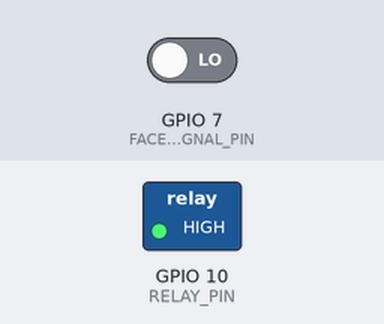
Simulated run of this sketch. Board: ESP32-S3. Parts: switched loads named in the sketch (green lamp = pin HIGH). Inputs (shaded band) come from the test bench; at power-on: GPIO 7 (FACE_SIGNAL_PIN) LOW. What the sketch prints to the serial monitor is not drawn.

Above: at 2.2 s.
2.3 s: GPIO 7 (FACE_SIGNAL_PIN) driven HIGH
At 3.1 s:
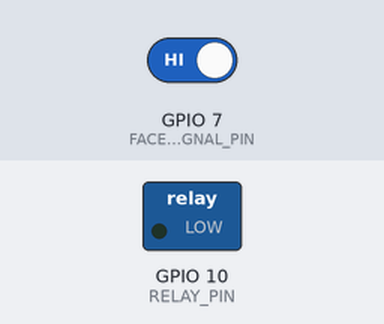
Timing chart, 0 to 6.8 s (numbered marks = the images above; inputs shaded):
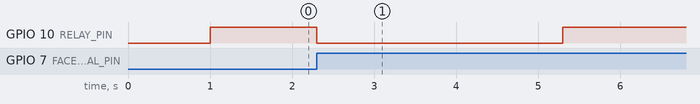

Measured:
- after the input at 2.3 s, GPIO 10 (RELAY_PIN): HIGH → LOW at once, → HIGH 3.0 s later

The sketch:

esp32s3DoorLock.ino
```cpp
#include <Arduino.h>
#include <Wire.h>
#include <I2CKeyPad.h>

// ===== PIN CONFIG =====
#define RELAY_PIN        10    // รีเลย์ Active LOW
#define FACE_SIGNAL_PIN  7     // รับสัญญาณจาก ESP32-CAM

// ===== KEYPAD CONFIG =====
#define KEYPAD_ADDR 0x20       // HW-171 / PCF8574
I2CKeyPad keyPad(KEYPAD_ADDR);

// ===== PASSWORD =====
String inputPassword = "";
const String correctPassword = "1234";

// ===== FUNCTION =====
void openDoor() {
  Serial.println("\n[SYSTEM] >>> UNLOCKING DOOR <<<");
  digitalWrite(RELAY_PIN, LOW);    // เปิดรีเลย์
  delay(3000);                     // เปิด 3 วิ
  digitalWrite(RELAY_PIN, HIGH);   // ปิดรีเลย์
  inputPassword = "";
  Serial.println("[SYSTEM] DOOR LOCKED");
}

void setup() {
  Serial.begin(115200);
  delay(1000);

  // ----- RELAY -----
  pinMode(RELAY_PIN, OUTPUT);
  digitalWrite(RELAY_PIN, HIGH);   // ปิดรีเลย์ไว้ก่อน

  // ----- FACE SIGNAL -----
  pinMode(FACE_SIGNAL_PIN, INPUT_PULLDOWN);

  // ----- I2C -----
  Wire.begin(8, 9); // SDA=8, SCL=9 (ESP32-S3)
  if (!keyPad.begin()) {
    Serial.println("❌ Keypad Not Found!");
  } else {
    Serial.println("✅ Keypad Ready");
  }

  Serial.println("ESP32-S3 Door Lock Ready");
  Serial.println("Waiting for Face or Keypad...");
}

void loop() {

  // ===== รับสัญญาณจาก ESP32-CAM =====
  if (digitalRead(FACE_SIGNAL_PIN) == HIGH) {
    Serial.println("[WIRE] Face Signal Detected");
    openDoor();

    // รอจนกว่าสัญญาณจะหาย (กันเด้ง)
    while (digitalRead(FACE_SIGNAL_PIN) == HIGH) {
      delay(10);
    }
  }

  // ===== อ่าน Keypad =====
  if (keyPad.isPressed()) {
    uint8_t index = keyPad.getKey();
    char keyMap[] = "123A456B789C*0#D";
    char key = keyMap[index];

    if (key >= '0' && key <= '9') {
      inputPassword += key;
      Serial.print("*");
    }
    else if (key == '#') {
      if (inputPassword == correctPassword) {
        openDoor();
      } else {
        Serial.println("\n[ERROR] Wrong Code!");
        inputPassword = "";
      }
    }
    else if (key == '*') {
      inputPassword = "";
      Serial.println("\n[INFO] Cleared");
    }

    while (keyPad.isPressed()) delay(10);
  }
}
```
